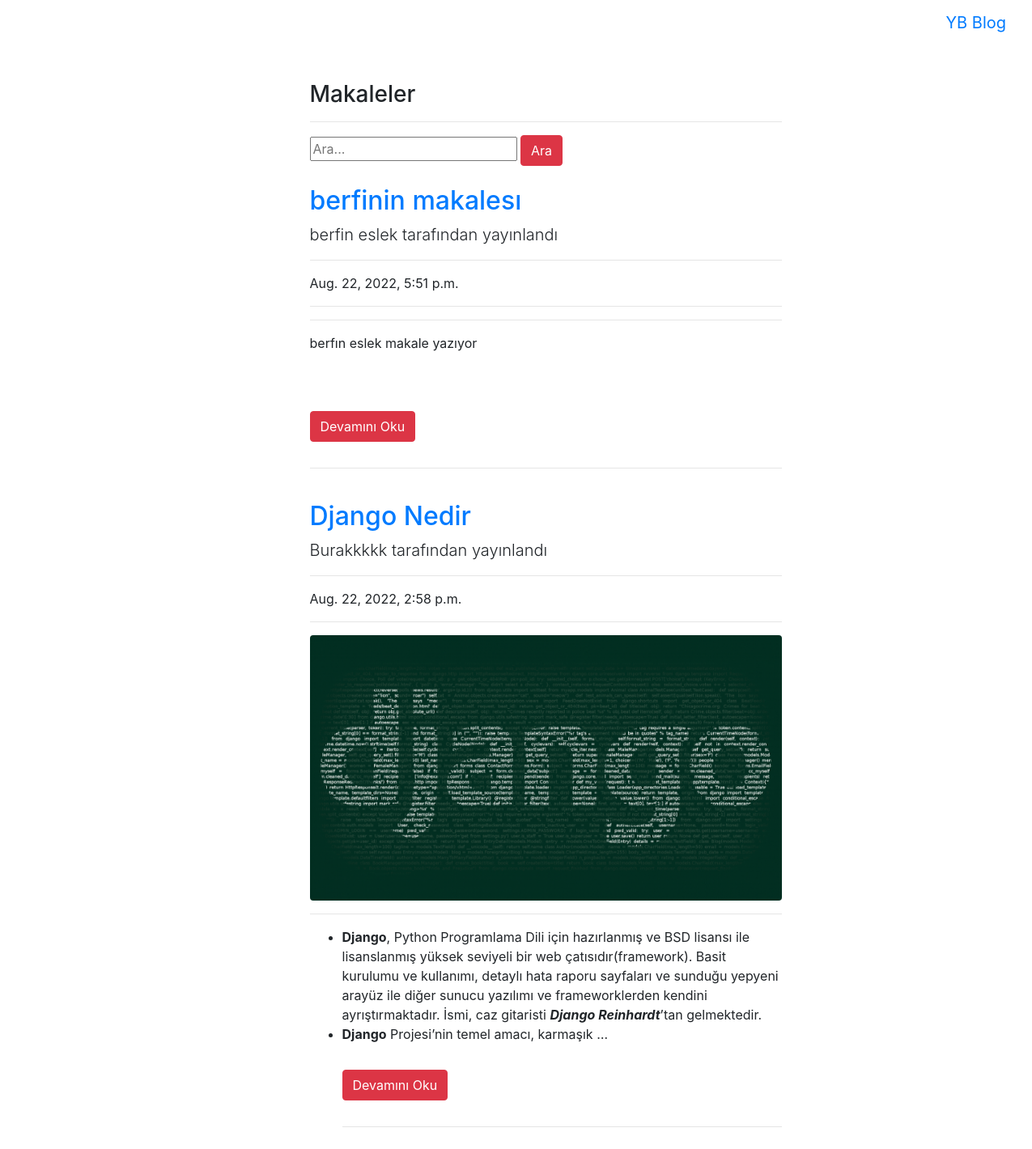
The app's page /articles/ with its own data.
### article/models.py (models this page shows, shortened)
class Article(models.Model):
    author=models.ForeignKey("auth.User",on_delete=models.CASCADE,verbose_name="Yazar")
    title=models.CharField(max_length=50,verbose_name="Başlık")
    content=RichTextField()
    created_date=models.DateTimeField(auto_now_add=True,verbose_name="Oluşturma Tarihi")
    article_image = models.FileField(blank=True,null=True,verbose_name="Makaleye Fotoğraf Ekleyin")
    class Meta:
        ordering = ['-created_date']

### article/views.py (the view)
# urls.py: path('',views.articles,name="articles"),
def articles(request):
    keyword = request.GET.get("keyword")
    if keyword:
        articles = Article.objects.filter(title__contains = keyword )
        return render(request,"articles.html",{"articles": articles})
    articles= Article.objects.all()
    return render(request,"articles.html",{"articles":articles})

### templates/articles.html (shortened to what this page needs)
{% extends "layout.html" %}
{% block body %}
<div class ="row">
        <div class="col-md-10 offset-md-3">
            <div class="col-lg-8">
                <h3>Makaleler</h3>
                <hr>
                </div>
        </div>
</div>
<div class ="row">
    <div class="col-md-10 offset-md-3">
        <div class="col-lg-8">
            <form>
                <input type="text" name = "keyword" class="input-sm" maxlength="64" placeholder="Ara...">
              <button type="submit" class="btn btn-danger">Ara</button>
            </form>
      </div>
    </div>
</div>
{% if articles %}
{% for article in articles %}
<div class="row">
    <div class="col-md-10 offset-md-3">
    <div class="col-lg-8">
      <a href="{% url 'article:detail' article.id %}"><h2 class="mt-4">{{article.title}}</h2></a>
      <p class="lead">
        {{article.author.username}} tarafından yayınlandı
      </p>
      <hr>
      <p>{{article.created_date}}</p>
      <hr>
      {% if article.article_image %}
      <a href="{% url 'article:detail' article.id %}"><img class="img-fluid rounded" src="{{article.article_image.url}}" alt=""></a>
      {% endif %}
      <hr>
      <p class="lead">
          {{article.content|safe|truncatewords:50}}
      </p>
      <a href="{% url 'article:detail' article.id %}" class ="btn btn-danger my-3">Devamını Oku</a>
      <hr>
        </div>
      </div>
      </div>
{% endfor %}
{% endif %}
{% endblock body %}

### records on screen
Article: title "berfinin makalesı", author.username "berfin eslek", created_date "Aug. 22, 2022, 5:51 p.m.", content "berfın eslek makale yazıyor"
Article: title "Django Nedir", author.username "Burakkkkk", created_date "Aug. 22, 2022, 2:58 p.m.", article_image (picture), content "Django , Python Programlama Dili için hazırlanmış ve BSD lisansı ile lisanslanmış yüksek seviyeli bir web çatısıdır(framework). Basit kurulumu ve kullanımı, detaylı hata raporu sayfaları ve sunduğu yepyeni arayüz ile diğer sunucu yazılımı ve frameworklerden kendini ayrıştırmaktadır. İsmi, caz gitaristi Django Reinhardt ’tan gelmektedir. Django Projesi’nin temel amacı, karmaşık …"
